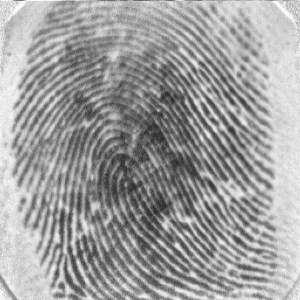
#> input picture AFIS - proyecto/Preprocessing fingerprint/clahe_test.jpeg, 300 x 300 px
$ python Om_plot.py '../../../../AFIS - proyecto/Preprocessing fingerprint/clahe_test.jpeg'   (older library calls are emulated)
#> lines starting #> are read from the running program, lines starting #| are printed output that depends on the picture; after the words box and inside, x2 and y2 are one past the last pixel; in counts of white or black regions, pixels touching at a corner belong together; long printed decimals are rounded
### FCS - proyect/Data Feature Extraction Module/Orientation Map features extraction/Plot/utils.py
import matplotlib.pyplot as plt
import numpy as np
import scipy.ndimage as ndimage
import scipy.signal as signal

def showImage(image, label, vmin=0.0, vmax=1.0):
    plt.figure().suptitle(label)
    plt.imshow(image, cmap="gray", vmin=vmin, vmax=vmax)

def showOrientations(image, orientations, label, w=32, vmin=0.0, vmax=1.0):
    print("orientation field")
    print(orientations.shape)
    #for o in orientations:
    #  print(o)
    #showImage(image, label)
    height, width = image.shape
    o = list()
    for y in range(0, height, w):
        for x in range(0, width, w):
            #if np.any(orientations[y:y+w, x:x+w] == -1.0): continue
            if(x+w > width or y + w > height): continue
            cy = (y + min(y + w, height)) // 2
            cx = (x + min(x + w, width)) // 2

            orientation = orientations[y+w//2, x+w//2]
            o.append(orientation)
            plt.plot(
                    [cx - w * 0.5 * np.cos(orientation),
                        cx + w * 0.5 * np.cos(orientation)],
                    [cy - w * 0.5 * np.sin(orientation),
                        cy + w * 0.5 * np.sin(orientation)],
                    'r-', lw=1.0)

    # o is the vector containing the local orientations of blocks of size w from the image
    print(o[:10])

# [60 lines left out: functions drawImage, normalize, localNormalize, binarize, kernelFromFunction, not called in this run]

def sobelKernelX():
    """
    Creates a horizontal Sobel kernel.
    """
    return np.array([[-1,  0,  1],
                     [-2,  0,  2],
                     [-1,  0,  1]])

def sobelKernelY():
    """
    Creates a vertical Sobel kernel.
    """
    return np.array([[-1, -2, -1],
                     [ 0,  0,  0],
                     [ 1,  2,  1]])

def convolve(image, kernel, origin=None, shape=None, pad=True):
    """
    Apply a kernel to an image or to a part of an image.

    :param image:   The source image.
    :param kernel:  The kernel (an ndarray of black and white, or grayvalues).
    :param origin:  The origin of the part of the image to be convolved.
                    Defaults to (0, 0).
    :param shape:   The shape of the part of the image that is to be convolved.
                    Defaults to the shape of the image.
    :param pad:     Whether the image should be padded before applying the
                    kernel. Passing False here will cause indexing errors if
                    the kernel is applied at the edge of the image.
    :returns:       The resulting image.
    """
    if not origin:
        origin = (0, 0)

    if not shape:
        shape = (image.shape[0] - origin[0], image.shape[1] - origin[1])

    result = np.empty(shape)

    if callable(kernel):
        k = kernel(0, 0)
    else:
        k = kernel

    kernelOrigin = (-k.shape[0] // 2, -k.shape[1] // 2)
    kernelShape = k.shape

    topPadding = 0
    leftPadding = 0

    if pad:
        topPadding = max(0, -(origin[0] + kernelOrigin[0]))
        leftPadding = max(0, -(origin[1] + kernelOrigin[1]))
        bottomPadding = max(0, (origin[0] + shape[0] + kernelOrigin[0] + kernelShape[0]) - image.shape[0])
        rightPadding = max(0, (origin[1] + shape[1] + kernelOrigin[1] + kernelShape[1]) - image.shape[1])

        padding = (topPadding, bottomPadding), (leftPadding, rightPadding)

        if np.max(padding) > 0.0:
            image = np.pad(image, padding, mode="edge")

    for y in range(shape[0]):
        for x in range(shape[1]):
            iy = topPadding + origin[0] + y + kernelOrigin[0]
            ix = leftPadding + origin[1] + x + kernelOrigin[1]

            block = image[iy:iy+kernelShape[0], ix:ix+kernelShape[1]]
            if callable(kernel):
                result[y, x] = np.sum(block * kernel(y, x))
            else:
                result[y, x] = np.sum(block * kernel)

    return result

def findMask(image, threshold=0.1, w=32):
    """
    Create a mask image consisting of only 0's and 1's. The areas containing
    1's represent the areas that look interesting to us, meaning that they
    contain a good variety of color values.
    """
#> called with threshold = 0.09, w = 32

    mask = np.empty(image.shape)
    height, width = image.shape
#> height = 300; width = 300
    for y in range(0, height, w):
        for x in range(0, width, w):
            block = image[y:y+w, x:x+w]
            standardDeviation = np.std(block)
            if standardDeviation < threshold:
                mask[y:y+w, x:x+w] = 0.0
            elif block.shape != (w, w):
                mask[y:y+w, x:x+w] = 0.0
            else:
                mask[y:y+w, x:x+w] = 1.0
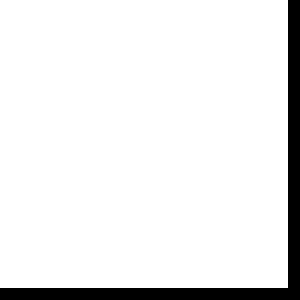
#> mask: shape (300, 300) float64; values 0 (black) and 1 (white), 92.2% white; 1 black region, box (x1, y1, x2, y2) and area: (0, 0, 300, 300) 7056

    return mask

def averageOrientation(orientations, weights=None, deviation=False):
    """
    Calculate the average orientation in an orientation field.
    """

    orientations = np.asarray(orientations).flatten()
    o = orientations[0]

    aligned = np.where(np.absolute(orientations - o) > np.pi * 0.5,
            np.where(orientations > o, orientations - np.pi, orientations + np.pi),
            orientations)
    if deviation:
        return np.average(aligned, weights=weights) % np.pi, np.std(aligned)
    else:
        return np.average(aligned, weights=weights) % np.pi

# [47 lines left out: functions averageFrequency, rotateAndCrop, not called in this run]

def estimateOrientations(image, w=16, interpolate=True):
    """
    Estimate orientations of lines or ridges in an image.

    This is more or less an implementation of of the algorithm in Chapter 2.4 in
    the paper:

        Fingerprint image enhancement: Algorithm and performance evaluation
        Hong, L., Wan, Y. & Jain, A. (1998)

    In addition to calculating the orientation in each cell, we create a
    continuous orientation field, the same shape as the input image, by
    interpolating the orientation values between the cell centers, as
    suggested in this paper:

        Novel approach to automated fingerprint recognition
        Wahab, A., Chin, S. & Tan, E. (1998)

    :param image: The image to estimate orientations in.
    :param w: The block size.
    :returns: An ndarray the same shape as the image, filled with orientation
              angles in radians.
    """
#> called with w = 10, interpolate = False

    height, width = image.shape
#> height = 300; width = 300

    # First we smooth the whole image with a Gaussian filter, to make the
    # individual pixel gradients less spurious.
    image = ndimage.filters.gaussian_filter(image, 2.0)
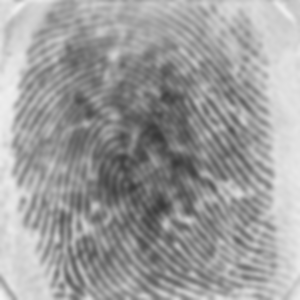
#> image: shape (300, 300) float64; min 57.83, max 242.7, mean 158.4

    # Compute the gradients G_x and G_y at each pixel
    G_x = convolve(image, sobelKernelX())
#> in convolve, `k = kernel`: k = [[-1, 0, 1], [-2, 0, 2], [-1, 0, 1]]
#> after the loop in convolve, `for y in range(shape[0]):`:
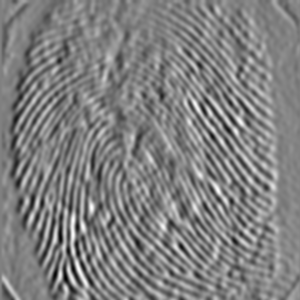
#> result: shape (300, 300) float64; min -169, max 165.6, mean 0.1; drawn with min black and max white
    G_y = convolve(image, sobelKernelY())
#> call 2 of convolve, with kernel = array of shape (3, 3), pad = True
#> in convolve (call 2), `k = kernel`: k = [[-1, -2, -1], [0, 0, 0], [1, 2, 1]]
#> after the loop in convolve (call 2), `for y in range(shape[0]):`:
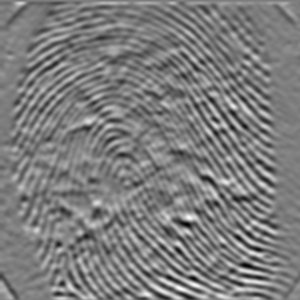
#> result: shape (300, 300) float64; min -155.6, max 159.8, mean -0.2; drawn with min black and max white

    # Estimate the local orientation of each block
    yblocks, xblocks = height // w, width // w
#> yblocks = 30; xblocks = 30
    O = np.empty((yblocks, xblocks))
    for j in range(yblocks):
        for i in range(xblocks):
            V_y, V_x = 0, 0
            for v in range(w):
                for u in range(w):
                    V_x += 2 * G_x[j*w+v, i*w+u] * G_y[j*w+v, i*w+u]
                    V_y += G_x[j*w+v, i*w+u] ** 2 - G_y[j*w+v, i*w+u] ** 2

            O[j, i] = np.arctan2(V_x, V_y) * 0.5

    # Rotate the orientations so that they point along the ridges, and wrap
    # them into only half of the circle (all should be less than 180 degrees).
    O = (O + np.pi * 0.5) % np.pi

    # Smooth the orientation field
    orientations = np.full(image.shape, -1.0)
    O_p = np.empty(O.shape)
    O = np.pad(O, 2, mode="edge")
#> O: shape (34, 34) float64
    for y in range(yblocks):
        for x in range(xblocks):
            surrounding = O[y:y+5, x:x+5]
            orientation, deviation = averageOrientation(surrounding, deviation=True)
            if deviation > 0.5:
                orientation = O[y+2, x+2]
            O_p[y, x] = orientation
    O = O_p

    # Make an orientation field the same shape as the input image, and fill it
    # with values interpolated from the preliminary orientation field.
    #
    # BUG: This is currently quite slow. It should be possible to implement
    #      this more efficiently.
    orientations = np.full(image.shape, -1.0)
    if interpolate:
        hw = w // 2
        for y in range(yblocks - 1):
            for x in range(xblocks - 1):
                for iy in range(w):
                    for ix in range(w):
                        orientations[y*w+hw+iy, x*w+hw+ix] = averageOrientation(
                                [O[y, x], O[y+1, x], O[y, x+1], O[y+1, x+1]],
                                [iy + ix, w - iy + ix, iy + w - ix, w - iy + w - ix])
    else:
        for y in range(yblocks):
            for x in range(xblocks):
                orientations[y*w:(y+1)*w, x*w:(x+1)*w] = O[y, x]

    #print(O.flatten())
    #print(O.shape)
    return orientations

# [59 lines left out: function estimateFrequencies, not called in this run]

### FCS - proyect/Data Feature Extraction Module/Orientation Map features extraction/Plot/Om_plot.py
#!/usr/bin/env python3
# Does not belong to me!

import matplotlib.pyplot as plt
import numpy as np
from optparse import OptionParser
import scipy.misc as misc
import scipy.ndimage as ndimage
from timeit import default_timer as timer

import utils

parser = OptionParser(usage="%prog [options] sourceimage [destinationimage]")

parser.add_option("-i", dest="images", default=0, action="count",
        help="Show intermediate images.")

parser.add_option("-s", "--subdivide", dest="subdivide",
        default=False, action="store_true",
        help="Iterate the image by subdividing areas.")

parser.add_option("-d", "--dry-run", dest="dryrun", default=False, action="store_true",
        help="Do not save the result.")

parser.add_option("-b", "--no-binarization", dest="binarize", default=True, action="store_false",
        help="Use this option to disable the final binarization step")

options, args = parser.parse_args()

if len(args) == 0 or len(args) > 2:
    parser.print_help()
    exit(1)

sourceImage = args[0]
if len(args) == 1:
    destinationImage = args[0]
else:
    destinationImage = args[1]

if __name__ == '__main__':
    np.set_printoptions(
            threshold=np.inf,
            precision=4,
            suppress=True)

    print("Reading image")
    image = ndimage.imread(sourceImage, mode="L").astype("float64")
    #if options.images > 0:
    utils.showImage(image, "original", vmax=255.0)

    print("Finding mask")
    mask = utils.findMask(image,threshold = 0.09)
    #if options.images > 1:
    utils.showImage(mask, "mask")

    print("Estimating orientations")
    start = timer()
    orientations = np.where(mask == 1.0, utils.estimateOrientations(image,w=10,interpolate=False), -1.0)  # 16 size of block to look for orientation
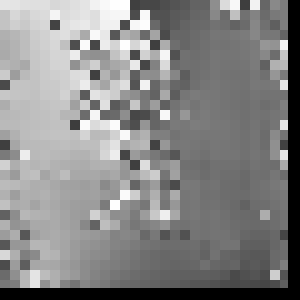
#> orientations: shape (300, 300) float64; min -1, max 3.14, mean 1.19; drawn with min black and max white
    end = timer()
    #if options.images > 0:
    utils.showOrientations(image, orientations, "orientations", 10)
#| (300, 300)
#| [2.722, 2.715, 2.642, 2.629, 2.624, 2.499, 2.552, 2.624, 2.713, 2.940]

    ''''if options.binarize:
        print("Binarizing")
        image = np.where(mask == 1.0, utils.binarize(image), 1.0)
        if options.images > 0:
            utils.showImage(image, "binarized")
    '''
    #if options.images > 0:
    plt.show()
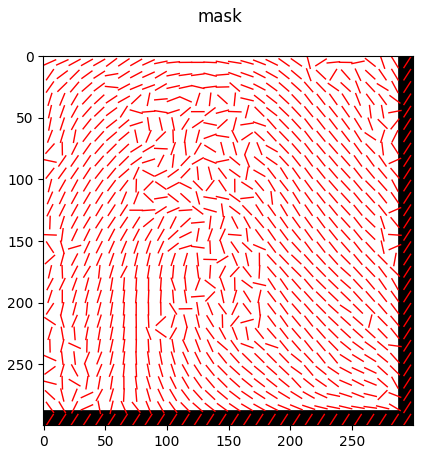
#> figure drawn by matplotlib, 1 panel
    print(end - start)
    if not options.dryrun:
        misc.imsave(destinationImage, image)
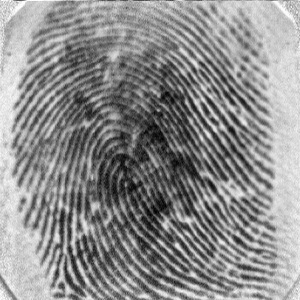
#> saved as clahe_test.jpeg: PIL image 300x300 L; min 0, max 255, mean 140.9
